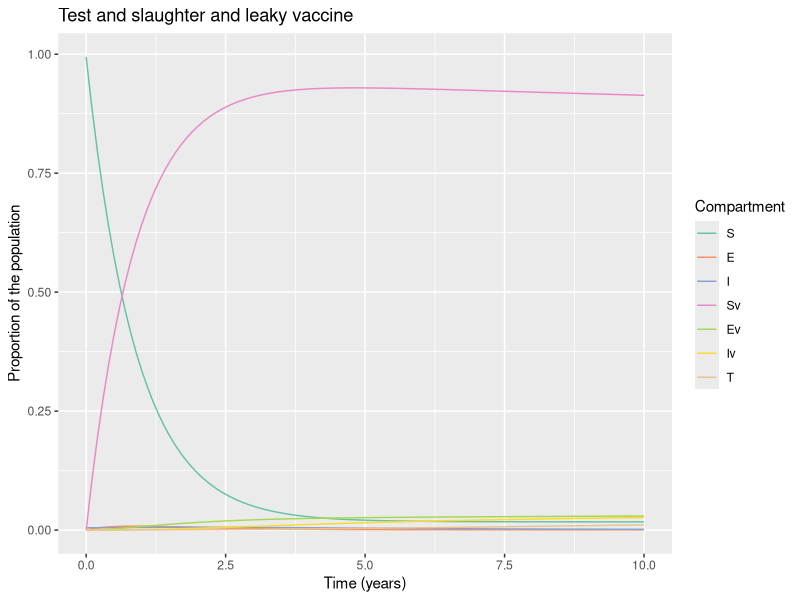

R code for this plot:
# LOAD THE PACKAGES:
library(deSolve)
library(reshape2)
library(ggplot2)
#R_0=????b/(??(??+??)(??+??))

# MODEL INPUTS:

initial_state_values <- c(S = 1675000 - 8475,
                          E = 1000,        
                          I = 8375,        
                          Sv = 0,      
                          Ev = 0,
                          Iv = 0,
                          T = 0)      

# Parameters
#R0= 1.68 (beta/delta)
parameters <- c(beta = 5.2,     # the infection rate in units of years^-1  
                delta = 97/365,     # the latency period in units of years^-1 
                c_s = 0.3,       # the reduction in the force of infection
                # acting on those vaccinated
                c_i = 0.3,# the reduction in the infectivity of vaccinated infected bovines  
                u = 1/5,#death rate in units of years^-1 
                a = 0.06146 , #culling rate in units of years^-1
                b = 1/5, #birth rate in units of years^-1
                vc = 0.9,  # vaccination rate
                w = 0.000442) #wildife infection 

# TIMESTEPS:

# Sequence of timesteps to solve the model at
times <- seq(from = 0, to = 10, by =0.1)#from 0 to 10 years, daily intervalS
# MODEL FUNCTION: 

vaccine_model <- function(time, state, parameters) {  
  
  with(as.list(c(state, parameters)), {    
    
    # Defining lambda as a function of beta and E:
    N <- S + E + I + Sv + Ev + Iv 
    lambda <- beta * I/N + c_i * beta * Iv/N 
    # the Ev compartment gets c_i times less infected than the E compartment
    
    
    # The differential equations
    dS <- -lambda * S - u * S  - vc * S + (b * N * (1-vc)) - S * w          
    dE <- lambda * S - delta * E - u * E - vc * E
    dT <- a * I + a * Iv
    dI <- delta * E - a * I - u * I + S *w  
    dSv <- -c_s * lambda * Sv - u * Sv + vc * S  + b * N * vc - Sv * w            
    dEv <- c_s * lambda * Sv - delta * Ev - u * Ev + vc * E
    dIv <- delta * Ev - a * Iv - u * Iv + Sv * w
    
    return(list(c(dS, dE, dI, dSv, dEv, dIv, dT))) 
  })
  
}

# MODEL OUTPUT:

# Solving the differential equations using the ode integration algorithm
output <- as.data.frame(ode(y = initial_state_values, 
                            times = times, 
                            func = vaccine_model,
                            parms = parameters))

# PLOT THE OUTPUT

# turn output dataset into long format
output_long <- melt(as.data.frame(output), id = "time")

# Adding a column for the prevalence proportion to the long-format output
output_long$prevalence <- output_long$value/sum(initial_state_values)

# Plot the number in each compartment over time
ggplot(data = output_long,                                               
       aes(x = time, y = prevalence, colour = variable, group = variable)) +  
  geom_line() +                                                          
  xlab("Time (years)")+                                                   
  ylab("Proportion of the population") +
  labs(title = paste("Test and slaughter and leaky vaccine"), 
       colour = "Compartment") +
  scale_colour_brewer(palette = "Set2")

#incidence<- diff(output_long$value[output_long$variable=="T"])
#plot(incidence)
